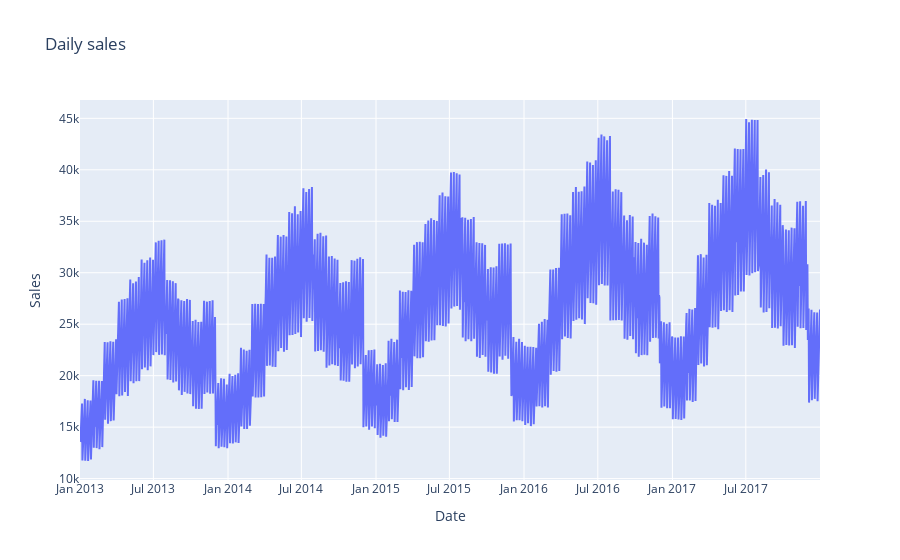

Notebook source saved alongside this figure:
### Code cell
daily_sales_sc = go.Scatter(x=daily_sales["date"], y=daily_sales["sales"])
layout = go.Layout(title="Daily sales", xaxis=dict(title="Date"), yaxis=dict(title="Sales"))
fig = go.Figure(data=[daily_sales_sc], layout=layout)
iplot(fig)

### Figure 1 — Plotly figure (JSON) as saved in the notebook; plotly's stock layout.template omitted (floating-point values rounded to 4 significant figures; data arrays with more than 128 entries replaced by an {"elided": "..."} marker saying what was removed)
{"data": [{"x": {"elided": "1826 str values"}, "y": {"elided": "1826 int values"}, "type": "scatter"}], "layout": {"title": {"text": "Daily sales"}, "xaxis": {"title": {"text": "Date"}}, "yaxis": {"title": {"text": "Sales"}}}}
